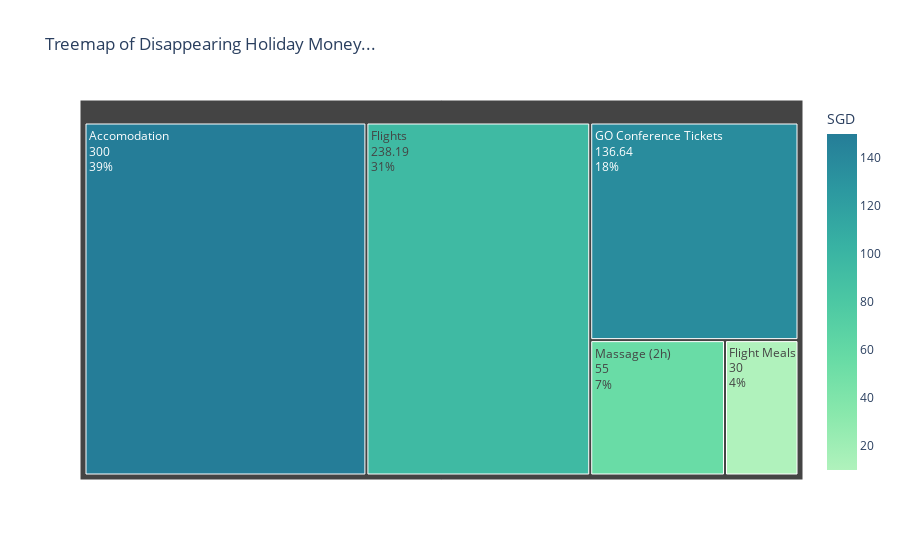

Notebook code cell kept with this figure:
### Code cell
import plotly.express as px
import plotly.graph_objects as go

df_nonzero = df[(df['Holiday Expenditure Type'] != 'Total') & (df['SGD'] > 0)]
fig_treemap = px.treemap(
    df_nonzero,
    path=['Holiday Expenditure Type'],
    values='SGD',
    title='Treemap of Disappearing Holiday Money...',
    color='SGD',
    color_continuous_scale='Tealgrn'
)

fig_treemap.update_traces(textinfo="label+value+percent parent")
fig_treemap.show()
fig_treemap.write_image("figtreemap.png", engine="kaleido")

from IPython.display import Image
Image("figtreemap.png")

### Figure 1 — Plotly figure (JSON) as saved in the notebook; plotly's stock layout.template omitted (floating-point values rounded to 4 significant figures)
{"data": [{"branchvalues": "total", "customdata": [[136.6], [94.93], [10.0], [150.0], [55.0]], "domain": {"x": [0, 1], "y": [0, 1]}, "hovertemplate": "labels=%{label}<br>SGD_sum=%{value}<br>parent=%{parent}<br>id=%{id}<br>SGD=%{color}<extra></extra>", "ids": ["GO Conference Tickets", "Flights", "Flight Meals", "Accomodation", "Massage (2h)"], "labels": ["GO Conference Tickets", "Flights", "Flight Meals", "Accomodation", "Massage (2h)"], "marker": {"coloraxis": "coloraxis", "colors": [136.6, 94.93, 10.0, 150.0, 55.0]}, "name": "", "parents": ["", "", "", "", ""], "textinfo": "label+value+percent parent", "type": "treemap", "values": [136.6, 238.2, 30.0, 300.0, 55.0]}], "layout": {"coloraxis": {"colorbar": {"title": {"text": "SGD"}}, "colorscale": [[0, "rgb(176, 242, 188)"], [0.1667, "rgb(137, 232, 172)"], [0.3333, "rgb(103, 219, 165)"], [0.5, "rgb(76, 200, 163)"], [0.6667, "rgb(56, 178, 163)"], [0.8333, "rgb(44, 152, 160)"], [1, "rgb(37, 125, 152)"]]}, "legend": {"tracegroupgap": 0}, "title": {"text": "Treemap of Disappearing Holiday Money..."}}}
